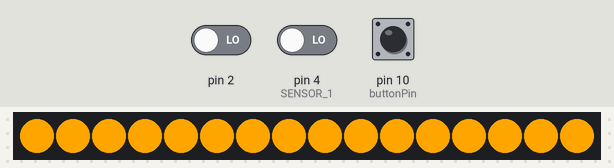
Bench run of a sketch on a simulated Arduino Uno, built with avr-gcc and run on an emulated ATmega328P. Parts: 16 RGB LEDs in strip order, left to right. Inputs (shaded band) come from the test bench; at power-on: pin 4 (SENSOR_1) LOW, pin 2 LOW, pin 10 (buttonPin) LOW.

Above: at 2.8 s.
2.9 s: pin 4 (SENSOR_1) driven HIGH
At 2.95 s:
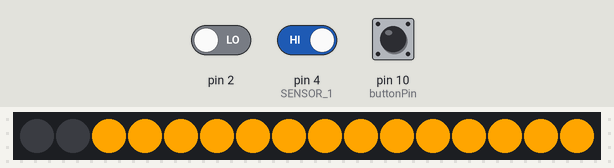
At 4.0 s:
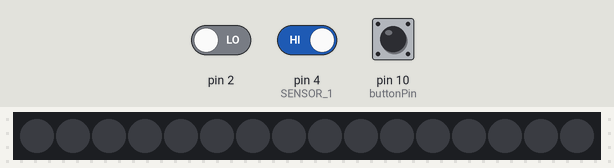
Timing chart, 0 to 5.9 s (numbered marks = the images above; inputs shaded):
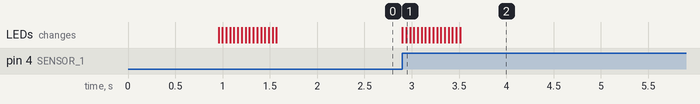

Measured:
- after the input at 2.9 s, the LEDs: first change at once (image 1 shows a later state)

The sketch:

pir.ino
```cpp
#include <SoftwareSerial.h>
#include <FastLED.h>

int bofang_1=0;
int bofang_2=0;
int bofang_3=0;

//接口定义初始化
#define ARDUINO_RX 5//should connect to TX of the Serial MP3 Player module
#define ARDUINO_TX 6//connect to RX of the module
SoftwareSerial mySerial(ARDUINO_RX, ARDUINO_TX);
unsigned char playmode = 1;


//引脚定义  目前用的pin有 4 5 6 7 8 9 12 13

#define LED_PIN_1     7
#define LED_PIN_2     8
#define LED_PIN_3     9
const int buttonPin = 10;     // the number of the pushbutton pin
int buttonState = 0;

#define NUM_LEDS    16
#define SENSOR_1  4
#define SENSOR_2  12
#define SENSOR_3  13
CRGB leds_1[NUM_LEDS];
CRGB leds_2[NUM_LEDS];
CRGB leds_3[NUM_LEDS];
int KEY_NUM_1=0;

//状态定义
  #define PLAY  1
  #define PAUSE 0

//发送缓冲区
static int8_t Send_buf[8] = {0} ;

/************Command byte**************************/
#define CMD_NEXT_SONG 0X01 //下一曲
#define CMD_PREV_SONG 0X02 //上一曲
#define CMD_PLAY_W_INDEX 0X03 //指定曲目
#define CMD_VOLUME_UP 0X04
#define CMD_VOLUME_DOWN 0X05
#define CMD_SET_VOLUME 0X06
#define CMD_SINGLE_CYCLE_PLAY 0X08
#define CMD_SEL_DEV 0X09 //指定播放设备
#define DEV_TF 0X02
#define CMD_SLEEP_MODE 0X0A
#define CMD_WAKE_UP 0X0B
#define CMD_RESET 0X0C
#define CMD_PLAY 0X0D  //播放
#define CMD_PAUSE 0X0E
#define CMD_PLAY_FOLDER_FILE 0X0F
#define CMD_STOP_PLAY 0X16
#define CMD_FOLDER_CYCLE 0X17
#define CMD_SET_SINGLE_CYCLE 0X19
#define SINGLE_CYCLE_ON 0X00
#define SINGLE_CYCLE_OFF 0X01
#define CMD_SET_DAC 0X1A
#define DAC_ON  0X00
#define DAC_OFF 0X01

/*********************************************************************/
/*macro definitions of Rotary angle sensor and LED pin*/
#define ROTARY_ANGLE_SENSOR A0

#define ADC_REF 5//reference voltage of ADC is 5v
#define VCC     5    //the default value of VCC of the control interface is 5v
#define FULL_ANGLE 280//full value of the rotary angle is 280 degrees

void setup()
{
  Serial.begin(9600);
  mySerial.begin(9600);
  delay(500);
  attachInterrupt(0, playOrPause, RISING);//pin2 -> INT0, and the Touch Sensor
                                          //is connected with pin2 of Arduino
  FastLED.addLeds<WS2812, LED_PIN_1, GRB>(leds_1, NUM_LEDS);
  pinMode(SENSOR_1,INPUT);
  pinMode(LED_PIN_1,OUTPUT);
  sendCommand(CMD_SEL_DEV, DEV_TF);
  delay(200);
  sendCommand(CMD_SET_VOLUME,0x1D);
  delay(200);//wait for 200ms
  for (int i = 0; i <= 15; i++)
  {
    leds_1[i] = CRGB ( 255, 165, 0);
    FastLED.show();
    delay(40);
   }


}
static int8_t pre_vol = 0x0f;
void loop()
{
 if(digitalRead(SENSOR_1)==HIGH)
 {
  for (int i = 0; i <= 15; i++)
  {
    leds_1[i] = CRGB ( 0, 0, 0);
    FastLED.show();
    delay(40);
   }
   bofang_1++;
   if(bofang_1==1)
   {
    sendCommand(0x03,0x01);
   }
 }
 buttonState = digitalRead(buttonPin);
 if(buttonState==HIGH)
 {
  delay(50);
  if(buttonState==HIGH)
  sendCommand(0x02,0x01);
 }

}

void sendCommand(int8_t command, int16_t dat)
{
  delay(20);
  Send_buf[0] = 0x7e; //
  Send_buf[1] = 0xff; //
  Send_buf[2] = 0x06; //
  Send_buf[3] = command; //
  Send_buf[4] = 0x00;//
  Send_buf[5] = (int8_t)(dat >> 8);//datah
  Send_buf[6] = (int8_t)(dat); //datal
  Send_buf[7] = 0xef; //
  for(uint8_t i=0; i<8; i++)//
  {
    mySerial.write(Send_buf[i]) ;
  }
}
/********************************************************************************/
/*Function: Get the angle between the mark on the potentiometer cap and the starting position */
/*Parameter:-void                                                                                                          */
/*Return:     -int,the range of degrees is 0~280                                                                 */
int getDegree()
{
  int sensor_value = analogRead(ROTARY_ANGLE_SENSOR);
  float voltage;
  voltage = (float)sensor_value*ADC_REF/1023;
  float degrees = (voltage*FULL_ANGLE)/VCC;
  return degrees;
}

/*Interrupt service routine*/
void playOrPause()
{
  cli();
  if(playmode == PLAY)
  {
    playmode = PAUSE;
  sendCommand(CMD_PAUSE,0);
  }
  else
  {
    playmode = PLAY;
  sendCommand(CMD_PLAY,0);
  }
  sei();
}
```
